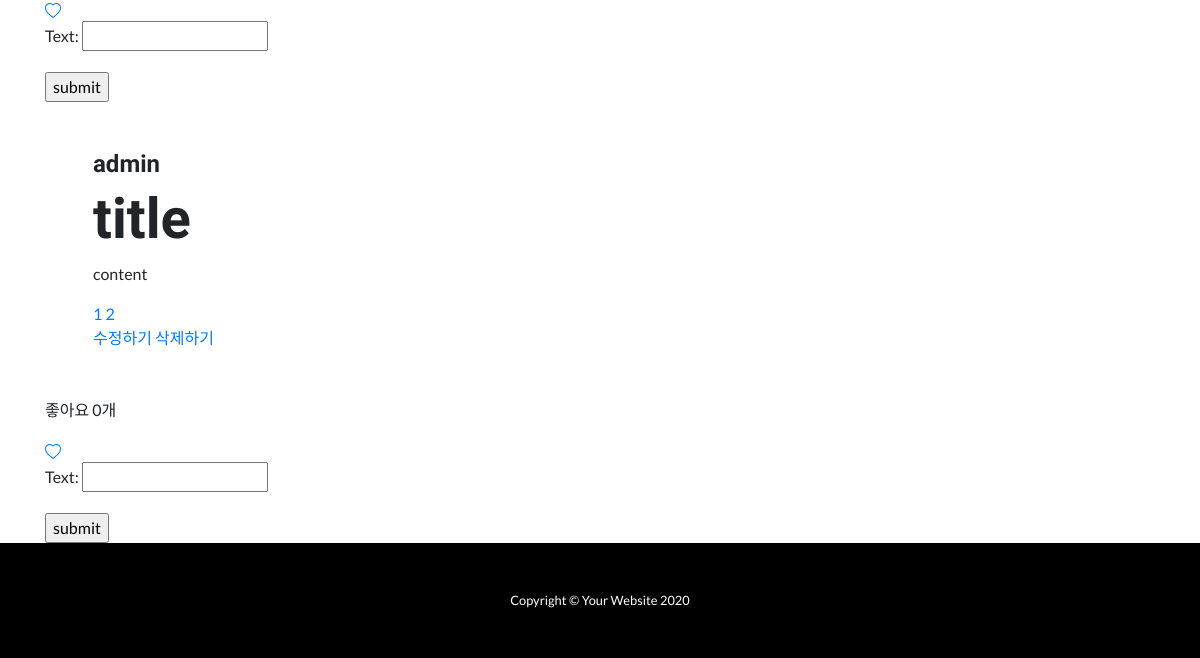
The app's page / (lower part), older data.
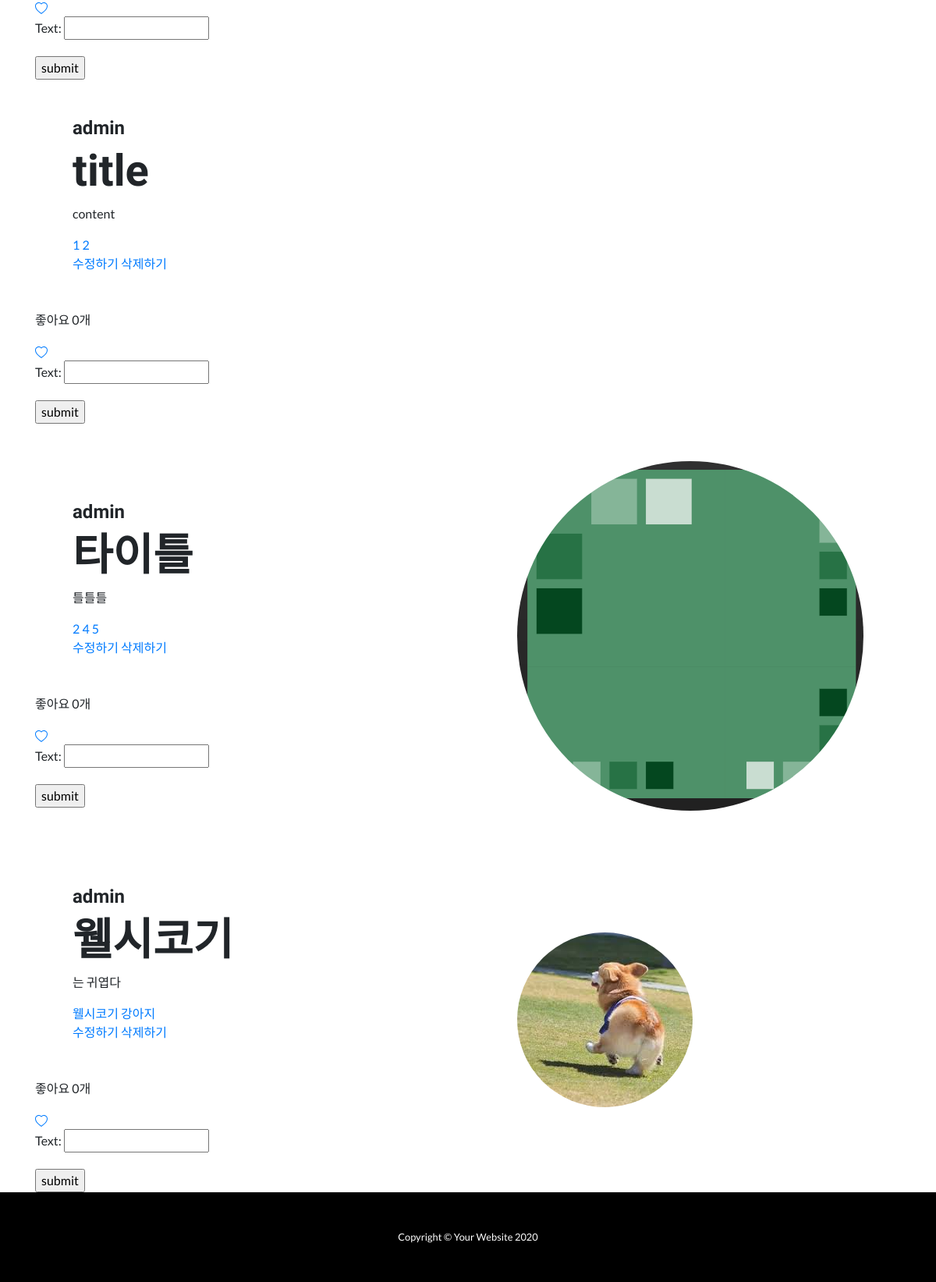
The same page, newer data.
### appname/models.py (models this page shows, shortened)
class Post(models.Model):
    title = models.CharField(max_length=200)
    content = models.TextField()
    image = models.ImageField(upload_to='images/', blank=True)
    writer = models.ForeignKey(settings.AUTH_USER_MODEL, on_delete=models.CASCADE, related_name="writer", default="")
    hashtag_field = models.CharField(max_length=200, blank=True)
    hashtags = models.ManyToManyField('Hashtag', blank=True)
    likes = models.ManyToManyField(settings.AUTH_USER_MODEL, related_name="likes")

class CustomUser(AbstractUser):
    def __str__(self):
        return self.username
    nickname = models.CharField(max_length=20)
    phone_number = models.CharField(max_length=20)

class Hashtag(models.Model):
    name = models.CharField(max_length=50)

### appname/views.py (the view)
# urls.py: path('', appname.views.main, name='main'),
def main(request):
    posts = Post.objects.all()
    signin_form = SigninForm()
    comment_form = CommentForm()
    return render(request, 'appname/main.html', {'posts': posts, 'signin_form': signin_form,
    'comment_form': comment_form})

### appname/forms.py
class SigninForm(forms.ModelForm):
    class Meta:
        model = CustomUser
        fields = ['username', 'password']

class CommentForm(forms.ModelForm):
    class Meta:
        model = Comment
        fields = ['text']

### appname/templates/appname/main.html (shortened to what this page needs)
{% extends 'appname/base.html' %}
{% block content %}
{% load static %}
{% for post in posts %}
<section>
  <div class="container">
    <div class="row align-items-center">
      <div class="col-lg-6 order-lg-2">
        <div class="p-5">
          {% if post.image %}
          <img class="img-fluid rounded-circle" src="{{ post.image.url }}" alt="">
          {% endif %}
        </div>
      </div>
      <div class="col-lg-6 order-lg-1">
        <div class="p-5">
          <h4 class="display-6">{{ post.writer }}</h4>
          <h2 class="display-4">{{post.title}}</h2>
          <p>{{post.content}}</p>
          <span>
          {% for hashtag in post.hashtags.all %}
            <a href="/hashtag/{{ hashtag.name }}">{{ hashtag.name }}</a>
          {% endfor %}
          </<span>
          <br>
          <a href="{% url 'update' pk=post.pk %}"> 수정하기 </a>
          <a href="{% url 'delete' pk=post.pk %}"> 삭제하기 </a>
        </div>
        <p>좋아요 {{ post.likes.count }}개</p>
        <a href="{% url 'like' pk=post.pk %}">
        </a>
        <form method="POST" action='/comment/{{ post.id }}'>
          {{ comment_form.as_p }}
          <input type="submit" value="submit">
        </form>
      </div>
    </div>
  </div>
</section>
{% endfor %}
{% endblock %}

### appname/templates/appname/base.html (shortened to what this page needs)
<!doctype html>
{% load static %}
<html>
<head>
  <link href="{% static 'appname/vendor/bootstrap/css/bootstrap.min.css' %}" rel="stylesheet">
  <link href="{% static 'appname/css/one-page-wonder.min.css' %}" rel="stylesheet">
</head>
<body>
{% block content %}
{% endblock %}
  <footer class="py-5 bg-black">
    <div class="container">
      <p class="m-0 text-center text-white small">Copyright &copy; Your Website 2020</p>
    </div>
  </footer>
</body>
</html>

Row changes from the older to the newer data that the page shows:
added Post: image (picture), writer "admin", title "타이틀", content "틀틀틀", likes.count "0", Hashtag (name "2")
added Hashtag: name "4", shown under "admin"
added Hashtag: name "5", shown under "admin"
added Post: image (picture), writer "admin", title "웰시코기", content "는 귀엽다", likes.count "0"
added Hashtag: name "웰시코기", shown under "admin"
added Hashtag: name "강아지", shown under "admin"
